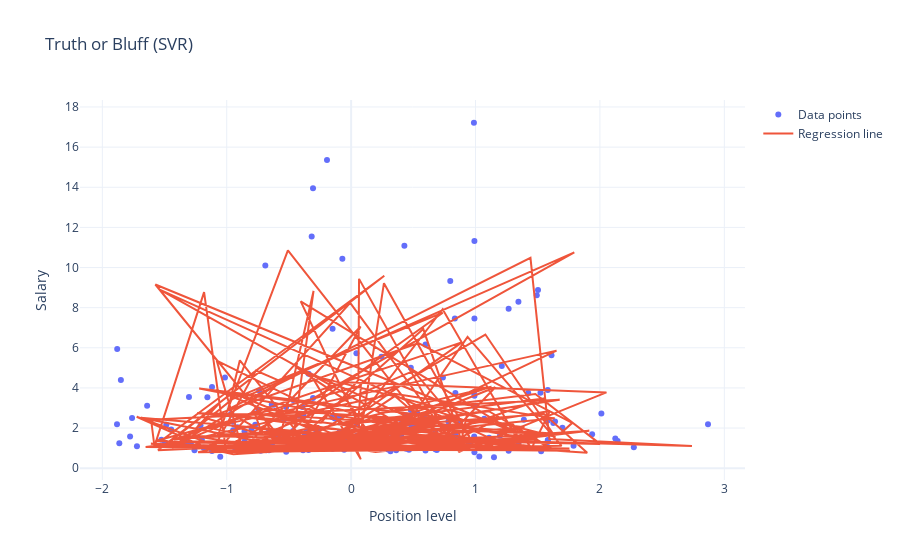

This figure's notebook cell:
### Markdown cell above
One for the actual data points represented as markers, and another for the regression line represented as a line connecting the predicted values

### Code cell
# two traces
fig = go.Figure()

fig.add_trace(go.Scatter(x=X_test.flatten(), y=y_test, mode='markers', name='Data points'))
fig.add_trace(go.Scatter(x=X_train.flatten(), y=y_pred.flatten(), mode='lines', name='Regression line'))

fig.update_layout(
    title='Truth or Bluff (SVR)',
    xaxis_title='Position level',
    yaxis_title='Salary'
)

fig.show()

### Figure 1 — Plotly figure (JSON) as saved in the notebook; plotly's stock layout.template omitted (floating-point values rounded to 4 significant figures; data arrays with more than 128 entries replaced by an {"elided": "..."} marker saying what was removed)
{"data": [{"mode": "markers", "name": "Data points", "type": "scatter", "x": {"elided": "627 float values"}, "y": {"elided": "209 float values"}}, {"mode": "lines", "name": "Regression line", "type": "scatter", "x": {"elided": "2508 float values"}, "y": {"elided": "209 float values"}}], "layout": {"title": {"text": "Truth or Bluff (SVR)"}, "xaxis": {"title": {"text": "Position level"}}, "yaxis": {"title": {"text": "Salary"}}}}
